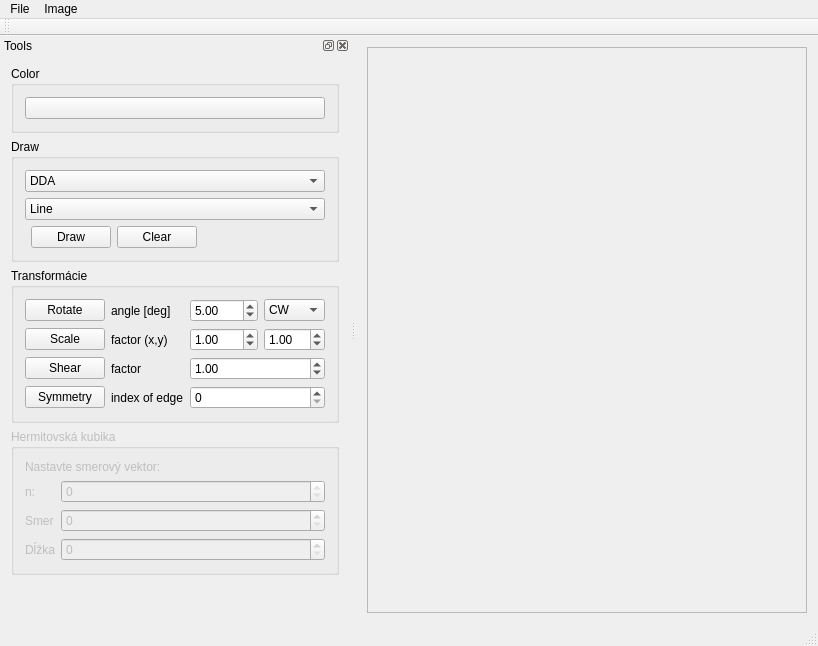
<?xml version="1.0" encoding="UTF-8"?>
<ui version="4.0">
 <class>3DViewerClass</class>
 <widget class="QMainWindow" name="3DViewerClass">
  <property name="geometry">
   <rect>
    <x>0</x>
    <y>0</y>
    <width>818</width>
    <height>646</height>
   </rect>
  </property>
  <property name="windowTitle">
   <string>3DViewer</string>
  </property>
  <widget class="QWidget" name="centralWidget">
   <layout class="QHBoxLayout" name="horizontalLayout">
    <item>
     <widget class="QScrollArea" name="scrollArea">
      <property name="widgetResizable">
       <bool>true</bool>
      </property>
      <widget class="QWidget" name="scrollAreaWidgetContents">
       <property name="geometry">
        <rect>
         <x>0</x>
         <y>0</y>
         <width>384</width>
         <height>558</height>
        </rect>
       </property>
      </widget>
     </widget>
    </item>
   </layout>
  </widget>
  <widget class="QMenuBar" name="menuBar">
   <property name="geometry">
    <rect>
     <x>0</x>
     <y>0</y>
     <width>818</width>
     <height>22</height>
    </rect>
   </property>
   <widget class="QMenu" name="menuFile">
    <property name="title">
     <string>File</string>
    </property>
    <addaction name="actionOpen"/>
    <addaction name="actionSave_as"/>
    <addaction name="separator"/>
    <addaction name="actionExit"/>
   </widget>
   <widget class="QMenu" name="menuImage">
    <property name="title">
     <string>Image</string>
    </property>
    <addaction name="actionClear"/>
   </widget>
   <addaction name="menuFile"/>
   <addaction name="menuImage"/>
  </widget>
  <widget class="QToolBar" name="mainToolBar">
   <attribute name="toolBarArea">
    <enum>TopToolBarArea</enum>
   </attribute>
   <attribute name="toolBarBreak">
    <bool>false</bool>
   </attribute>
  </widget>
  <widget class="QStatusBar" name="statusBar"/>
  <widget class="QDockWidget" name="dockWidget">
   <property name="windowTitle">
    <string>Tools</string>
   </property>
   <attribute name="dockWidgetArea">
    <number>1</number>
   </attribute>
   <widget class="QWidget" name="dockWidgetContents">
    <layout class="QVBoxLayout" name="verticalLayout">
     <item>
      <widget class="QGroupBox" name="groupBox">
       <property name="title">
        <string>Color</string>
       </property>
       <layout class="QVBoxLayout" name="verticalLayout_2">
        <item>
         <widget class="QPushButton" name="pushButtonSetColor">
          <property name="text">
           <string/>
          </property>
         </widget>
        </item>
       </layout>
      </widget>
     </item>
     <item>
      <widget class="QGroupBox" name="groupBox_2">
       <property name="title">
        <string>Draw</string>
       </property>
       <layout class="QGridLayout" name="gridLayout">
        <item row="0" column="0" colspan="4">
         <widget class="QComboBox" name="alg_type_combobox">
          <item>
           <property name="text">
            <string>DDA</string>
           </property>
          </item>
          <item>
           <property name="text">
            <string>Bresenham</string>
           </property>
          </item>
         </widget>
        </item>
        <item row="2" column="3">
         <spacer name="horizontalSpacer">
          <property name="orientation">
           <enum>Qt::Horizontal</enum>
          </property>
          <property name="sizeHint" stdset="0">
           <size>
            <width>40</width>
            <height>20</height>
           </size>
          </property>
         </spacer>
        </item>
        <item row="1" column="0" colspan="4">
         <widget class="QComboBox" name="object_type_combobox">
          <item>
           <property name="text">
            <string>Line</string>
           </property>
          </item>
          <item>
           <property name="text">
            <string>Polygon</string>
           </property>
          </item>
          <item>
           <property name="text">
            <string>Circle</string>
           </property>
          </item>
          <item>
           <property name="text">
            <string>Hermitovská kubika</string>
           </property>
          </item>
          <item>
           <property name="text">
            <string>Bezierová krivka</string>
           </property>
          </item>
          <item>
           <property name="text">
            <string>Coonsov kubický b-spline</string>
           </property>
          </item>
         </widget>
        </item>
        <item row="2" column="2">
         <widget class="QPushButton" name="clear_button">
          <property name="text">
           <string>Clear</string>
          </property>
         </widget>
        </item>
        <item row="2" column="1">
         <widget class="QPushButton" name="draw_button">
          <property name="text">
           <string>Draw</string>
          </property>
          <property name="checkable">
           <bool>true</bool>
          </property>
         </widget>
        </item>
       </layout>
      </widget>
     </item>
     <item>
      <widget class="QGroupBox" name="groupBox_3">
       <property name="title">
        <string>Transformácie</string>
       </property>
       <layout class="QGridLayout" name="gridLayout_2">
        <item row="1" column="1">
         <widget class="QLabel" name="label_2">
          <property name="text">
           <string>factor (x,y)</string>
          </property>
         </widget>
        </item>
        <item row="0" column="1">
         <widget class="QLabel" name="label">
          <property name="text">
           <string>angle [deg]</string>
          </property>
         </widget>
        </item>
        <item row="2" column="0">
         <widget class="QPushButton" name="shear_button">
          <property name="text">
           <string>Shear</string>
          </property>
         </widget>
        </item>
        <item row="0" column="0">
         <widget class="QPushButton" name="rotate_button">
          <property name="text">
           <string>Rotate</string>
          </property>
         </widget>
        </item>
        <item row="1" column="2">
         <widget class="QDoubleSpinBox" name="scale_x_factor">
          <property name="minimum">
           <double>-99.900000000000006</double>
          </property>
          <property name="singleStep">
           <double>0.010000000000000</double>
          </property>
          <property name="value">
           <double>1.000000000000000</double>
          </property>
         </widget>
        </item>
        <item row="2" column="1">
         <widget class="QLabel" name="label_3">
          <property name="text">
           <string>factor</string>
          </property>
         </widget>
        </item>
        <item row="3" column="0">
         <widget class="QPushButton" name="symmetry_button">
          <property name="text">
           <string>Symmetry</string>
          </property>
         </widget>
        </item>
        <item row="1" column="0">
         <widget class="QPushButton" name="scale_button">
          <property name="text">
           <string>Scale</string>
          </property>
         </widget>
        </item>
        <item row="1" column="3">
         <widget class="QDoubleSpinBox" name="scale_y_factor">
          <property name="minimum">
           <double>-99.900000000000006</double>
          </property>
          <property name="singleStep">
           <double>0.010000000000000</double>
          </property>
          <property name="value">
           <double>1.000000000000000</double>
          </property>
         </widget>
        </item>
        <item row="2" column="2" colspan="2">
         <widget class="QDoubleSpinBox" name="shear_factor">
          <property name="minimum">
           <double>-99.900000000000006</double>
          </property>
          <property name="singleStep">
           <double>0.100000000000000</double>
          </property>
          <property name="value">
           <double>1.000000000000000</double>
          </property>
         </widget>
        </item>
        <item row="3" column="1">
         <widget class="QLabel" name="label_4">
          <property name="text">
           <string>index of edge</string>
          </property>
         </widget>
        </item>
        <item row="3" column="2" colspan="2">
         <widget class="QSpinBox" name="symmetry_edge_index"/>
        </item>
        <item row="0" column="2">
         <widget class="QDoubleSpinBox" name="rotate_angle">
          <property name="minimum">
           <double>-360.000000000000000</double>
          </property>
          <property name="maximum">
           <double>360.000000000000000</double>
          </property>
          <property name="value">
           <double>5.000000000000000</double>
          </property>
         </widget>
        </item>
        <item row="0" column="3">
         <widget class="QComboBox" name="rotate_direction">
          <item>
           <property name="text">
            <string>CW</string>
           </property>
          </item>
          <item>
           <property name="text">
            <string>CCW</string>
           </property>
          </item>
         </widget>
        </item>
       </layout>
      </widget>
     </item>
     <item>
      <widget class="QGroupBox" name="hermit_box">
       <property name="enabled">
        <bool>false</bool>
       </property>
       <property name="title">
        <string>Hermitovská kubika</string>
       </property>
       <layout class="QFormLayout" name="formLayout">
        <item row="1" column="1">
         <widget class="QSpinBox" name="n_spinbox">
          <property name="maximum">
           <number>0</number>
          </property>
         </widget>
        </item>
        <item row="1" column="0">
         <widget class="QLabel" name="label_6">
          <property name="text">
           <string>n:</string>
          </property>
         </widget>
        </item>
        <item row="0" column="0" colspan="2">
         <widget class="QLabel" name="label_5">
          <property name="text">
           <string>Nastavte smerový vektor:</string>
          </property>
         </widget>
        </item>
        <item row="2" column="1">
         <widget class="QSpinBox" name="direction_spinbox">
          <property name="maximum">
           <number>360</number>
          </property>
         </widget>
        </item>
        <item row="2" column="0">
         <widget class="QLabel" name="label_8">
          <property name="text">
           <string>Smer</string>
          </property>
         </widget>
        </item>
        <item row="3" column="1">
         <widget class="QSpinBox" name="length_spinbox">
          <property name="maximum">
           <number>500</number>
          </property>
         </widget>
        </item>
        <item row="3" column="0">
         <widget class="QLabel" name="label_7">
          <property name="text">
           <string>Dĺžka</string>
          </property>
         </widget>
        </item>
       </layout>
      </widget>
     </item>
     <item>
      <spacer name="verticalSpacer">
       <property name="orientation">
        <enum>Qt::Vertical</enum>
       </property>
       <property name="sizeHint" stdset="0">
        <size>
         <width>20</width>
         <height>40</height>
        </size>
       </property>
      </spacer>
     </item>
    </layout>
   </widget>
  </widget>
  <action name="actionOpen">
   <property name="text">
    <string>Open</string>
   </property>
   <property name="shortcut">
    <string>Ctrl+O</string>
   </property>
  </action>
  <action name="actionSave_as">
   <property name="text">
    <string>Save as</string>
   </property>
   <property name="shortcut">
    <string>Ctrl+S</string>
   </property>
  </action>
  <action name="actionClear">
   <property name="text">
    <string>Clear</string>
   </property>
  </action>
  <action name="actionExit">
   <property name="text">
    <string>Exit</string>
   </property>
   <property name="shortcut">
    <string>Alt+F4</string>
   </property>
  </action>
  <action name="actionResize">
   <property name="text">
    <string>Resize</string>
   </property>
  </action>
 </widget>
 <layoutdefault spacing="6" margin="11"/>
 <resources/>
 <connections/>
</ui>
